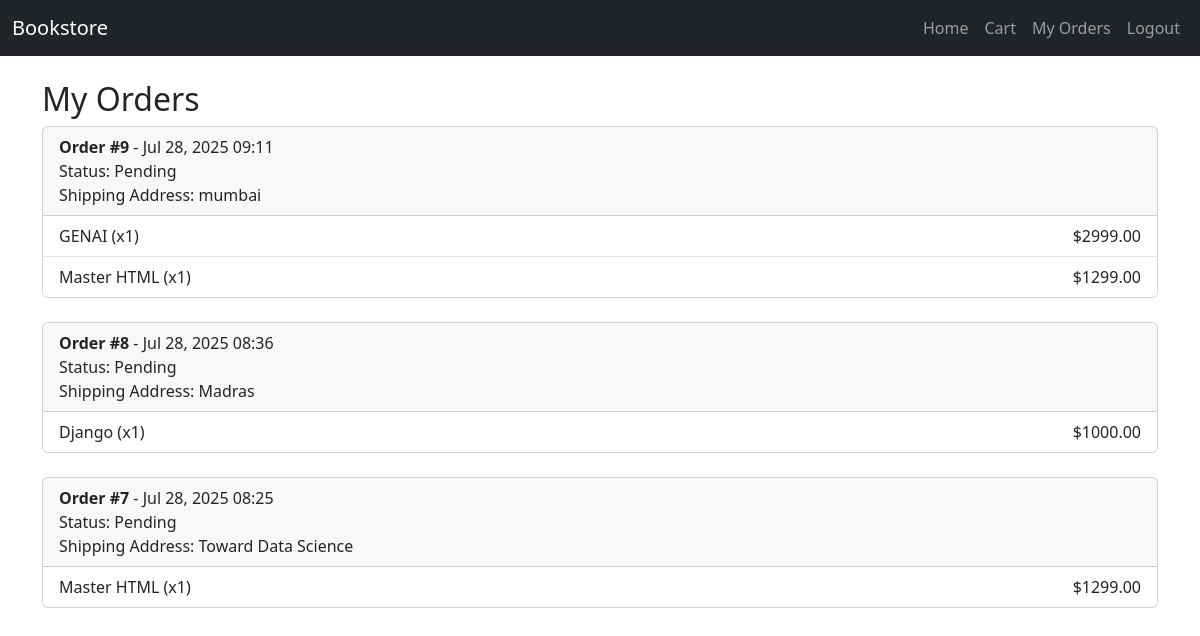
Page /my-orders/ (signed in) on the committed database.
### store/models.py (models this page shows, shortened)
class Order(models.Model):
    user = models.ForeignKey(User, on_delete=models.CASCADE)
    created_at = models.DateTimeField(auto_now_add=True)
    books = models.ManyToManyField(Book, through='OrderItem')
    address = models.CharField(max_length=255)
    status = models.CharField(max_length=20, default='Pending')

class OrderItem(models.Model):
    order = models.ForeignKey(Order, on_delete=models.CASCADE)
    book = models.ForeignKey(Book, on_delete=models.CASCADE)
    quantity = models.PositiveIntegerField()

class Book(models.Model):
    title = models.CharField(max_length=200)
    author = models.CharField(max_length=100)
    description = models.TextField()
    price = models.DecimalField(max_digits=6, decimal_places=2)
    stock = models.PositiveIntegerField()
    cover_image = models.URLField(blank=True)

### store/views.py (the view)
# urls.py: path('my-orders/', views.my_orders, name='my_orders'),
@login_required
def my_orders(request):
    orders = Order.objects.filter(user=request.user).order_by('-created_at').prefetch_related('orderitem_set__book')
    return render(request, 'store/my_orders.html', {'orders': orders})

### store/templates/store/my_orders.html
{% extends 'base.html' %}
{% block content %}
<div class="container mt-4">
    <h2>My Orders</h2>
    {% if orders %}
        {% for order in orders %}
        <div class="card mb-4">
            <div class="card-header">
                <strong>Order #{{ order.id }}</strong> - {{ order.created_at|date:"M d, Y H:i" }}<br>
                <span>Status: {{ order.status }}</span><br>
                <span>Shipping Address: {{ order.address }}</span>
            </div>
            <ul class="list-group list-group-flush">
                {% for item in order.orderitem_set.all %}
                <li class="list-group-item d-flex justify-content-between align-items-center">
                    {{ item.book.title }} (x{{ item.quantity }})
                    <span>${{ item.book.price|floatformat:2 }}</span>
                </li>
                {% endfor %}
            </ul>
        </div>
        {% endfor %}
    {% else %}
        <p>You have not placed any orders yet.</p>
    {% endif %}
</div>
{% endblock %}

### rows in the picture
Order: id "9", created_at "Jul 28, 2025 09:11", status "Pending", address "mumbai"
OrderItem: book "GENAI", quantity "1", book.price "2999.00"
OrderItem: book "Master HTML", quantity "1", book.price "1299.00"
Order: id "8", created_at "Jul 28, 2025 08:36", status "Pending", address "Madras"
OrderItem: book "Django", quantity "1", book.price "1000.00"
Order: id "7", created_at "Jul 28, 2025 08:25", status "Pending", address "Toward Data Science"
OrderItem: book "Master HTML", quantity "1", book.price "1299.00"
